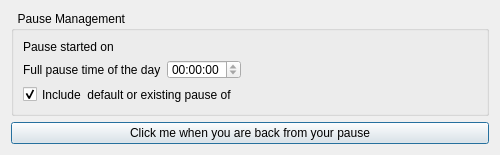
<?xml version="1.0" encoding="UTF-8"?>
<ui version="4.0">
 <class>PauseDialog</class>
 <widget class="QDialog" name="PauseDialog">
  <property name="windowModality">
   <enum>Qt::WindowModal</enum>
  </property>
  <property name="geometry">
   <rect>
    <x>0</x>
    <y>0</y>
    <width>500</width>
    <height>155</height>
   </rect>
  </property>
  <property name="minimumSize">
   <size>
    <width>500</width>
    <height>128</height>
   </size>
  </property>
  <property name="maximumSize">
   <size>
    <width>500</width>
    <height>155</height>
   </size>
  </property>
  <property name="windowTitle">
   <string>You are in pause ...</string>
  </property>
  <property name="modal">
   <bool>true</bool>
  </property>
  <layout class="QGridLayout" name="gridLayout">
   <item row="4" column="0">
    <widget class="QGroupBox" name="groupBox">
     <property name="title">
      <string>  Pause Management  </string>
     </property>
     <layout class="QGridLayout" name="gridLayout_2">
      <item row="0" column="0">
       <layout class="QHBoxLayout" name="horizontalLayout">
        <item>
         <layout class="QVBoxLayout" name="verticalLayout_3">
          <item>
           <widget class="QLabel" name="labelPauseStartedOn">
            <property name="text">
             <string>Pause started on </string>
            </property>
           </widget>
          </item>
          <item>
           <layout class="QHBoxLayout" name="horizontalLayout_2">
            <item>
             <widget class="QLabel" name="labelFullPauseTime">
              <property name="text">
               <string>Full pause time of the day</string>
              </property>
             </widget>
            </item>
            <item>
             <widget class="QTimeEdit" name="timeEditFullPauseTime">
              <property name="readOnly">
               <bool>true</bool>
              </property>
              <property name="time">
               <time>
                <hour>0</hour>
                <minute>0</minute>
                <second>0</second>
               </time>
              </property>
             </widget>
            </item>
            <item>
             <spacer name="horizontalSpacer">
              <property name="orientation">
               <enum>Qt::Horizontal</enum>
              </property>
              <property name="sizeHint" stdset="0">
               <size>
                <width>40</width>
                <height>20</height>
               </size>
              </property>
             </spacer>
            </item>
           </layout>
          </item>
          <item>
           <widget class="QCheckBox" name="checkBoxIncludeExistingOrDefaultPause">
            <property name="text">
             <string>Include  default or existing pause of </string>
            </property>
            <property name="checked">
             <bool>true</bool>
            </property>
           </widget>
          </item>
         </layout>
        </item>
        <item>
         <widget class="QLabel" name="label">
          <property name="minimumSize">
           <size>
            <width>100</width>
            <height>0</height>
           </size>
          </property>
          <property name="maximumSize">
           <size>
            <width>150</width>
            <height>16777215</height>
           </size>
          </property>
          <property name="text">
           <string/>
          </property>
          <property name="pixmap">
           <pixmap resource="../EasyTimeTracker.qrc">:/images/tt_2black_coffees_bk_gnd_60x60.png</pixmap>
          </property>
          <property name="scaledContents">
           <bool>false</bool>
          </property>
         </widget>
        </item>
       </layout>
      </item>
      <item row="1" column="0">
       <spacer name="verticalSpacer">
        <property name="orientation">
         <enum>Qt::Vertical</enum>
        </property>
        <property name="sizeHint" stdset="0">
         <size>
          <width>20</width>
          <height>40</height>
         </size>
        </property>
       </spacer>
      </item>
     </layout>
    </widget>
   </item>
   <item row="5" column="0">
    <widget class="QPushButton" name="pushButton">
     <property name="text">
      <string>Click me when you are back from your pause</string>
     </property>
    </widget>
   </item>
  </layout>
 </widget>
 <resources>
  <include location="../EasyTimeTracker.qrc"/>
 </resources>
 <connections>
  <connection>
   <sender>pushButton</sender>
   <signal>clicked()</signal>
   <receiver>PauseDialog</receiver>
   <slot>accept()</slot>
   <hints>
    <hint type="sourcelabel">
     <x>223</x>
     <y>134</y>
    </hint>
    <hint type="destinationlabel">
     <x>296</x>
     <y>116</y>
    </hint>
   </hints>
  </connection>
 </connections>
</ui>
